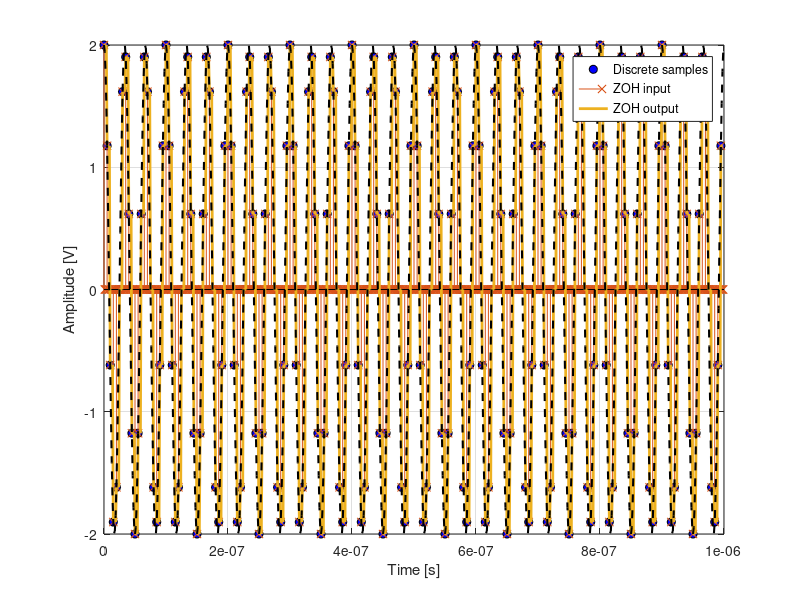

Source code (MATLAB): (Note: this script raises an error after producing the figure.)
clear all
close all

%% Ejemplo
% generar un tono en un procesador digital (la frecuencia del tono esta expresada en [0,pi])
% Modelar un DAC para transformar el tono discreto en un señal de tiempo
% continuo. La frecuencia de muestreo del DAC es 200MHz. 

fs = 200e6; % DAC sampling rate
NOS = 4; % Oversampling factor para emular "tiempo continuo"

fch=NOS*fs; % Frecuencia del dominio de tiempo continuo
Tch=1/fch;
Ts=1/fs;

Nsamples = 200; % Numero de muestras para del tono
omega_0 = 0.3*pi; % Corresponde a w0=0.1*pi*fs --> f0 = 0.1*fs/2;
A0=2;
tone0_disc = A0*cos(omega_0.*(0:Nsamples-1));
%omega_1 = 0.2*pi;
%tone1_disc =   2*cos(omega_1.*(0:Nsamples-1));
%x_disc = tone0_disc+tone1_disc;
x_disc = tone0_disc;

 %Genero una señal de referencia que es el tono que "en tiempo continuo"
tline_continuo=(0:Nsamples*NOS-1).*Tch;
tone_ref = A0*cos(omega_0*fs.*tline_continuo');

% Modelo del DAC
% Un DAC consiste en "retener" un voltage constante para cada muestra que
% ingresa en el dominio discreto. Esto se puede hacer un filtro llamado
% "retenedor de orden cero" o Zero Order Hold (ZOH). Es un filtro cuya
% respuesta al impulso es un pulso de duracion Ts

% Opcion 1: retenedor de orden 0
%Si Ts = NOS*Tch, entonces el filtro es un pulso rectangular de NOS
% muestras
dac_filter = ones(1,NOS); grpd=0;

% Opcion 2: retenedor de orden 1 (interp lineal)
%dac_filter=1/NOS*conv(ones(1,NOS),ones(1,NOS)); grpd=NOS-1;

% Opcion 3: Reconstruccion ideal
%nfilt=-1000:1000; dac_filter = sinc(nfilt/Ts*Tch); grpd = grpdelay(dac_filter);grpd =grpd(1);

% opcion 4: Filtro FIR custom
%Nord=16; dac_filter=NOS*fir1(Nord,fs/fch); grpd=Nord/2;



% TAREA: calcular la respuesta en frecuencia de un ZOH

% El ZOH esta funcionando a una tasa NOS veces la señal discreta
% Entonces, lo primero que hay que hacer es "sobremuestrear" la señal
% discreta para ajustar su tasa de muestreo a la misma tasa que el filtro
% retenedor
x_up = upsample(x_disc, NOS); % Agrega NOS-1 ceros entre cada muestra

% Finalmente, filtro
x_tc1 = filter(dac_filter,1,x_up);
x_tc = [x_tc1(grpd+1:end) zeros(1, grpd)];

% Plot en tiempo
figure
tline_disc = (0:Nsamples-1).*Ts;
tline_cont = (0:Nsamples*NOS-1).*Tch;
plot(tline_disc, x_disc,'o','MarkerSize',6,'MarkerFaceColor','b','MarkerEdgeColor','k');
hold all
stem(tline_cont, x_up,'x');
plot(tline_cont, x_tc,'-', 'LineWidth',2);
plot(tline_cont, tone_ref,'--k', 'LineWidth',1.5);

xlabel('Time [s]')
ylabel('Amplitude [V]')
grid on
legend("Discrete samples", "ZOH input","ZOH output")

%%
% Plot en frecuencia
NFFT = 256*1024;%resolucion de la w

fvec_tc = (0:NFFT-1)/NFFT*fch;
fvec_td = (0:NFFT-1)/NFFT*fs;

W0 = hamming(length(x_disc))';
W1 = hamming(length(x_up))';
Ns = length(x_disc);
spect_disc = 1/Ns*abs(fft(W0.*x_disc, NFFT));
spect_x_up = 1/Ns*abs(fft(W1.*x_up, NFFT));
spect_tc =   1/Ns*1/NOS*abs(fft(W1.*x_tc, NFFT));
dac_response = abs(fft(dac_filter,NFFT));

figure
subplot 311
plot(fvec_td(1:NFFT/2), spect_disc(1:NFFT/2),'-b','LineWidth',2.5);
hold all
grid on
xlabel('Frequency [Hz]');
ylabel('Amplitude [V]');
legend('Discrete sequence spectrum');

subplot 312
plot(fvec_tc(1:NFFT/2), spect_x_up(1:NFFT/2),'-b','LineWidth',3);
hold all
plot(fvec_tc(1:NFFT/2), dac_response(1:NFFT/2)/dac_response(1),'--k','LineWidth',2);
grid on
xlabel('Frequency [Hz]');
ylabel('Amplitude [V]');
legend('Upsampled discrete sequence', 'DAC Filter response');

subplot 313
plot(fvec_tc(1:NFFT/2), spect_tc(1:NFFT/2),'-b','LineWidth',3);
grid on
xlabel('Frequency [Hz]');
ylabel('Amplitude [V]');
legend('Cont. time signal' );


